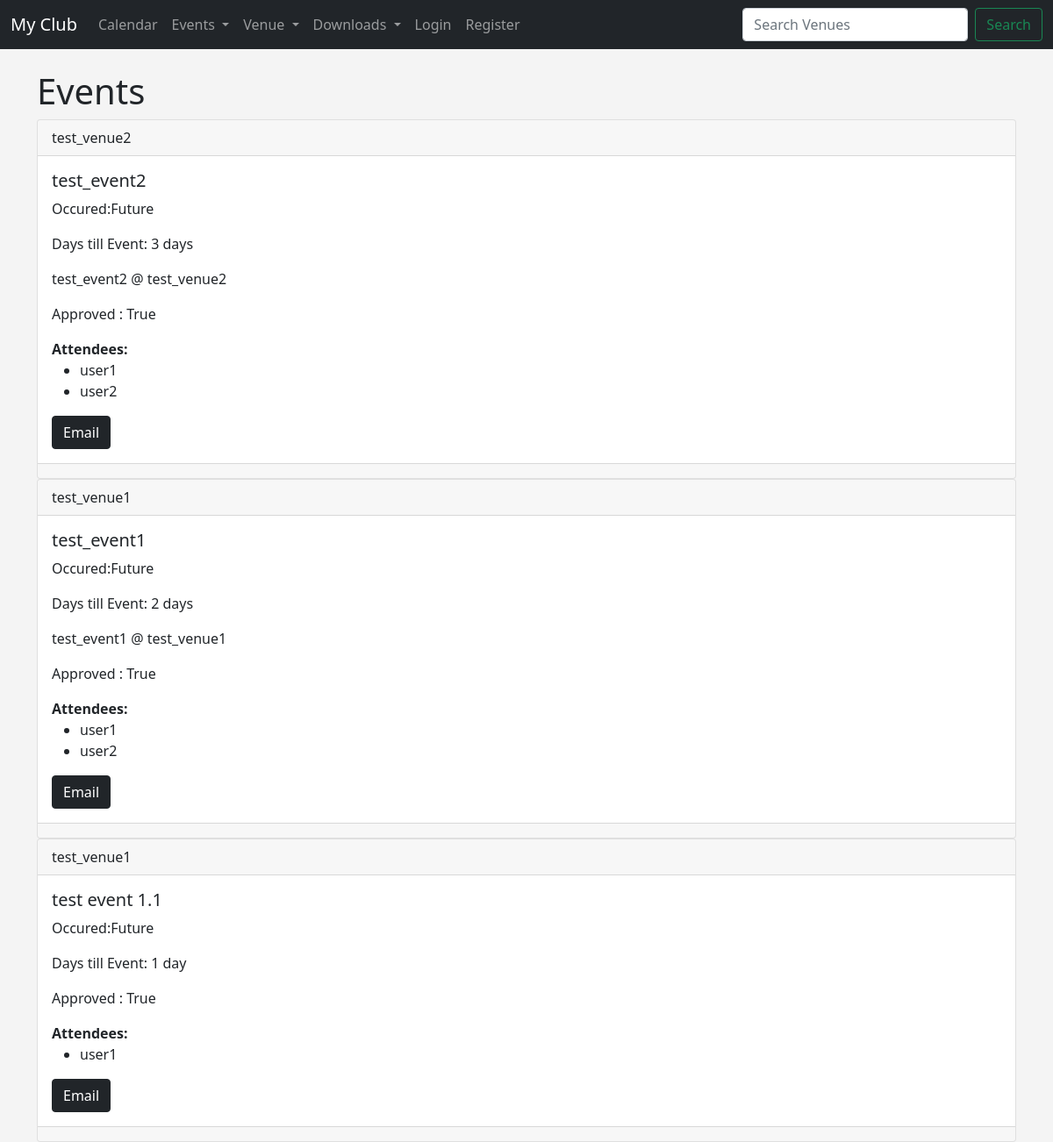
The app's page /events with its own data.
### events/models.py (models this page shows)
class Event(models.Model):
    name = models.CharField('Event Name', max_length=120)
    event_date = models.DateTimeField('Event date')
    venue = models.ForeignKey(Venue, blank=True, null=True, on_delete=models.CASCADE)
    manager = models.ForeignKey(User, blank=True, null=True, on_delete=models.SET_NULL)
    description = models.TextField(blank=True)
    attendees = models.ManyToManyField(User, related_name='attendees', blank=True)
    approved = models.BooleanField('Approved', default = False)
    def __str__(self):
        return self.name
    @property
    def Days_till(self):
        today = date.today()
        days_till = self.event_date.date()-today
        days_till_stripped = str(days_till).split(",",1)[0]
        return days_till_stripped
    @property
    def Is_Past(self):
        today = date.today()
        if self.event_date.date() < today:
            return "Past"
        else:
            return "Future"

class Venue(models.Model):
    name = models.CharField('Venue Name', max_length=120)
    address = models.CharField(max_length=300)
    zip_code =models.CharField('Zip Code', max_length=10)
    phone = models.CharField('Contact Phone', max_length=15,blank=True)
    website = models.URLField('Website Address',blank=True)
    email_address = models.EmailField('Email Address',blank=True)
    owner = models.IntegerField('Venue Owner', blank=False, default=1)
    venue_image = models.ImageField(null=True, blank=True, upload_to='Images/')
    def __str__(self):
        return self.name

### events/views.py (the view)
# urls.py: path('events', views.all_events, name='list-events'),
def all_events(request):
    event_list = Event.objects.all().order_by('-event_date', 'venue')
    return render(request, 'events/event_list.html', {'event_list' : event_list})

### templates/events/event_list.html (shortened to what this page needs)
{% extends 'events/base.html' %}
    {% block content %}
    <h1>Events </h1>
        {% for event in event_list %}
            {% if event.approved %}
            <div class="card">
                <div class="card-header">
                    {{event.venue}}
                </div>
                <div class="card-body">
                     <h5 class="card-title">{{event}} </h5>
                     <p>Occured:{{event.Is_Past}} </p>
                     <p>Days till Event: {{event.Days_till}} </p>
                    <p class="card-text"> {{event.description}} </p>
                    <p class="card-text">Approved : {{event.approved}} </p>
                    <strong>Attendees: </strong>
                    <ul>
                        {% for user in event.attendees.all  %}
                        <li> {{ user }} </li>
                        {% endfor %}
                    </ul>
                    <a href="mailto:{{event.venue.email_address}}" class="btn btn-dark">Email</a>
                </div>
                <div class="card-footer text-muted">
                </div>
            </div>
            {% endif %}
            {% endfor %}
            {% endblock %}

### templates/events/base.html (style rules this page uses)
body { background-color: #f4f4f4; }

### records on screen
Event: venue "test_venue2", name "test_event2", Is_Past "Future", Days_till "3 days", description "test_event2 @ test_venue2", approved "True"
Event: venue "test_venue1", name "test_event1", Is_Past "Future", Days_till "2 days", description "test_event1 @ test_venue1", approved "True"
Event: venue "test_venue1", name "test event 1.1", Is_Past "Future", Days_till "1 day", approved "True"

### other values on screen
{{ user }} "user1"
{{ user }} "user2"
